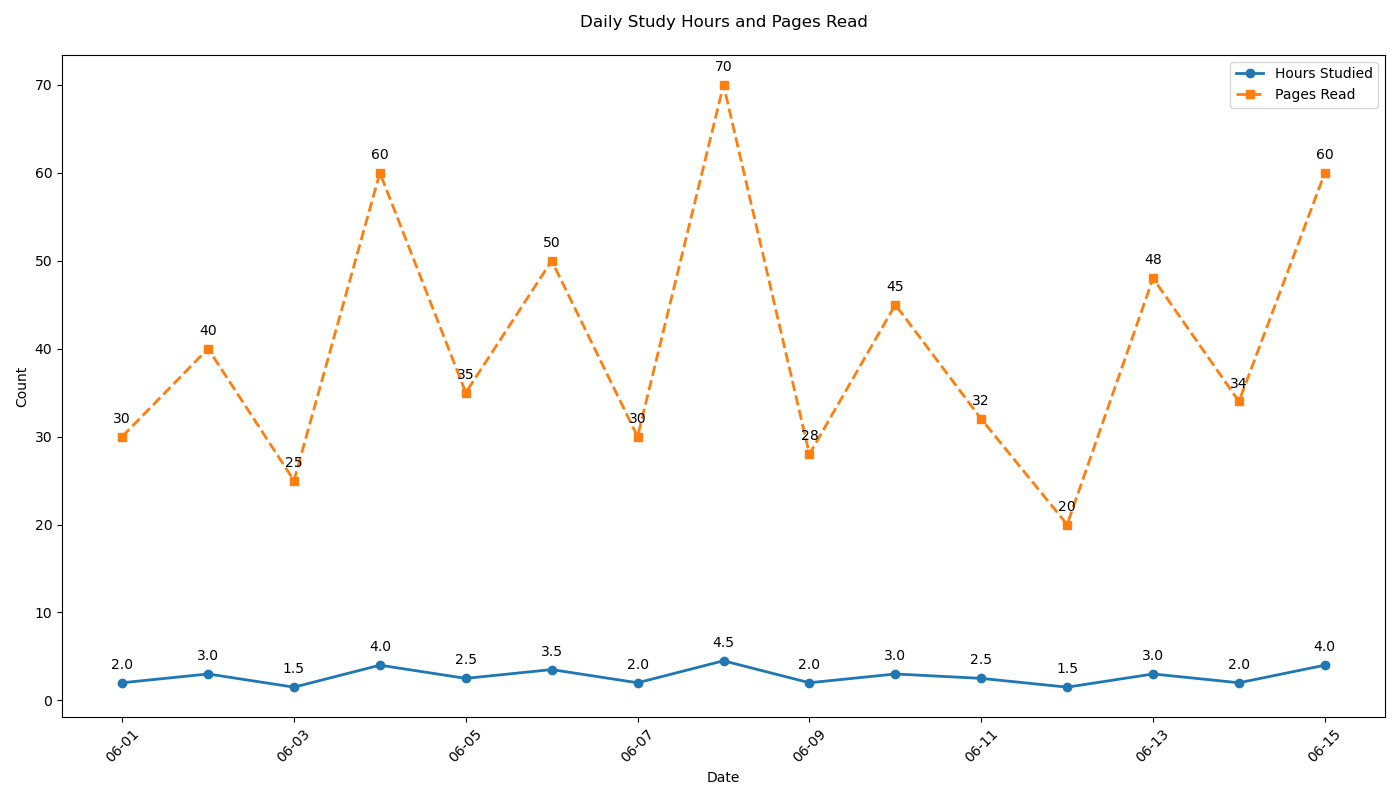

This figure's Python source:

import matplotlib.pyplot as plt
import pandas as pd
from matplotlib.dates import DateFormatter

data = [
    {'Date': '2023-06-01', 'Hours Studied': 2, 'Pages Read': 30},
    {'Date': '2023-06-02', 'Hours Studied': 3, 'Pages Read': 40},
    {'Date': '2023-06-03', 'Hours Studied': 1.5, 'Pages Read': 25},
    {'Date': '2023-06-04', 'Hours Studied': 4, 'Pages Read': 60},
    {'Date': '2023-06-05', 'Hours Studied': 2.5, 'Pages Read': 35},
    {'Date': '2023-06-06', 'Hours Studied': 3.5, 'Pages Read': 50},
    {'Date': '2023-06-07', 'Hours Studied': 2, 'Pages Read': 30},
    {'Date': '2023-06-08', 'Hours Studied': 4.5, 'Pages Read': 70},
    {'Date': '2023-06-09', 'Hours Studied': 2, 'Pages Read': 28},
    {'Date': '2023-06-10', 'Hours Studied': 3, 'Pages Read': 45},
    {'Date': '2023-06-11', 'Hours Studied': 2.5, 'Pages Read': 32},
    {'Date': '2023-06-12', 'Hours Studied': 1.5, 'Pages Read': 20},
    {'Date': '2023-06-13', 'Hours Studied': 3, 'Pages Read': 48},
    {'Date': '2023-06-14', 'Hours Studied': 2, 'Pages Read': 34},
    {'Date': '2023-06-15', 'Hours Studied': 4, 'Pages Read': 60},
]

df = pd.DataFrame(data)
df['Date'] = pd.to_datetime(df['Date'])

fig, ax = plt.subplots(figsize=(14, 8))

ax.plot(df['Date'], df['Hours Studied'], color='#1f77b4', marker='o', linestyle='-', linewidth=2, label='Hours Studied')
ax.plot(df['Date'], df['Pages Read'], color='#ff7f0e', marker='s', linestyle='--', linewidth=2, label='Pages Read')

ax.set_title('Daily Study Hours and Pages Read', pad=20)
ax.set_xlabel('Date')
ax.set_ylabel('Count')

date_form = DateFormatter("%m-%d")
ax.xaxis.set_major_formatter(date_form)

plt.xticks(rotation=45)

ax.legend(loc='upper right')

for i, txt in enumerate(df['Hours Studied']):
    ax.annotate(txt, (df['Date'][i], df['Hours Studied'][i]), textcoords="offset points", xytext=(0,10), ha='center')

for i, txt in enumerate(df['Pages Read']):
    ax.annotate(txt, (df['Date'][i], df['Pages Read'][i]), textcoords="offset points", xytext=(0,10), ha='center')

plt.tight_layout()

plt.show()
